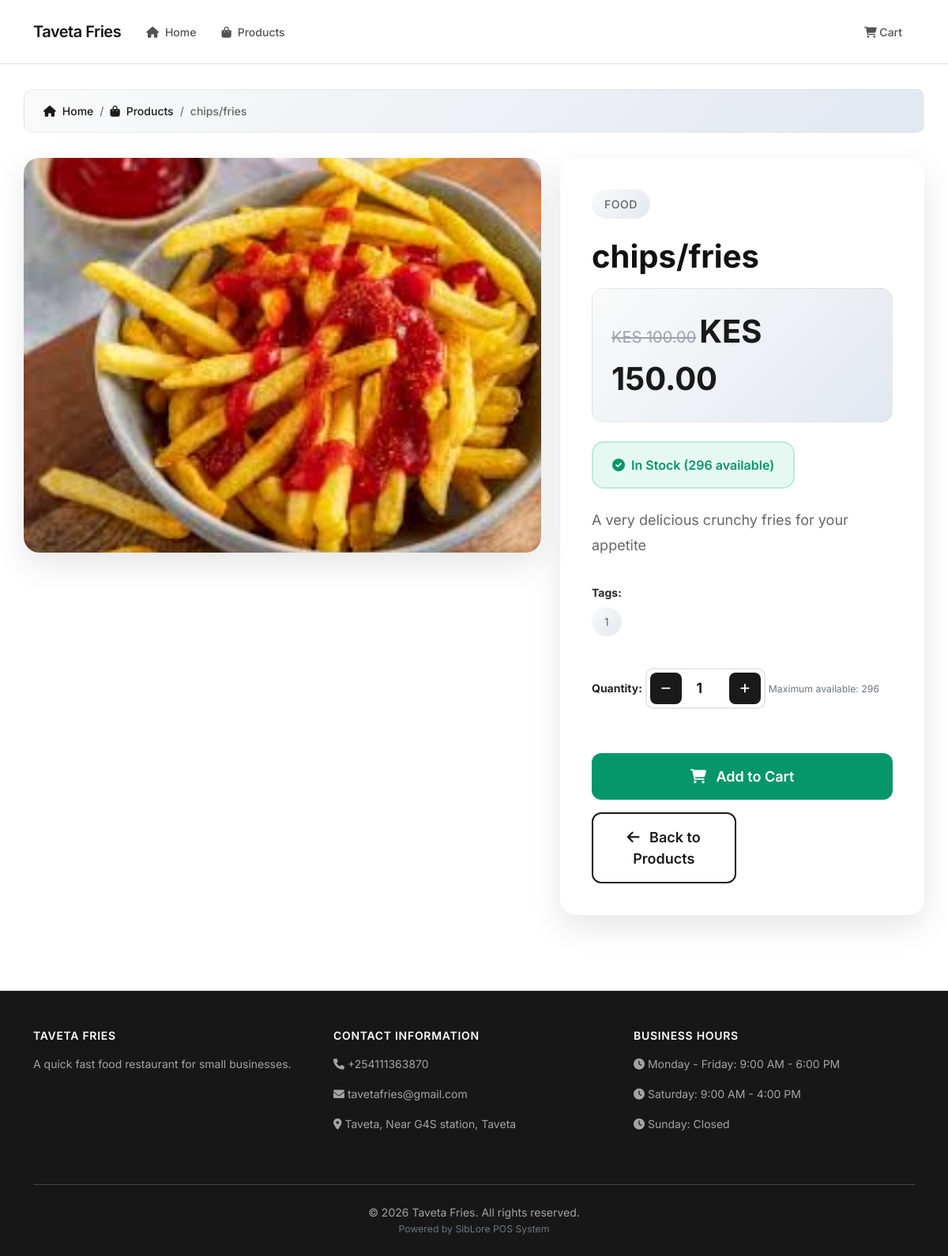
The page /shop/sammy/product/2/ on the database as committed earlier.
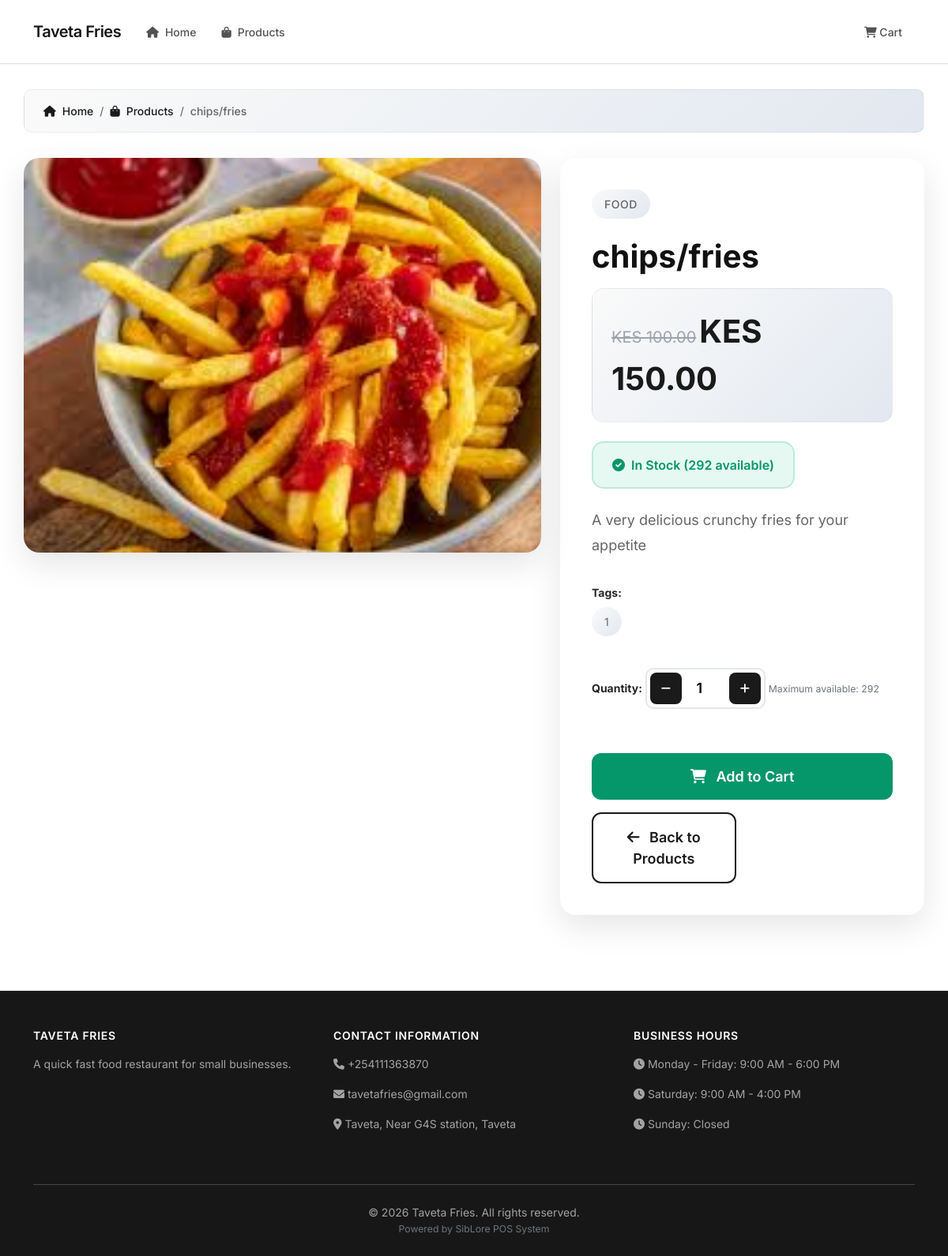
The same page on the database as committed later.
### shop_website/models.py (models this page shows, shortened)
class ShopProduct(models.Model):
    shop_profile = models.ForeignKey(ShopProfile, on_delete=models.CASCADE, related_name='website_products')
    name = models.CharField(max_length=200)
    description = models.TextField()
    price = models.DecimalField(max_digits=10, decimal_places=2, validators=[MinValueValidator(0)])
    original_price = models.DecimalField(max_digits=10, decimal_places=2, null=True, blank=True,
                                       help_text="Original price for discount display")
    image = models.ImageField(upload_to='shop_products/')
    is_featured = models.BooleanField(default=False, help_text="Show on homepage")
    is_available = models.BooleanField(default=True)
    category = models.CharField(max_length=100, help_text="Product category for website display")
    tags = models.CharField(max_length=200, blank=True, help_text="Comma-separated tags")
    stock_quantity = models.IntegerField(default=0, validators=[MinValueValidator(0)])
    created_at = models.DateTimeField(auto_now_add=True)
    updated_at = models.DateTimeField(auto_now=True)
    class Meta:
        verbose_name = "Shop Website Product"
        verbose_name_plural = "Shop Website Products"
        ordering = ['-created_at']
    @property
    def discount_percentage(self):
        if self.original_price and self.original_price > self.price:
            return round(((self.original_price - self.price) / self.original_price) * 100, 1)
        return 0
    @property
    def is_in_stock(self):
        return self.stock_quantity > 0

### shop_website/views.py (the view)
# urls.py: path('shop/<str:username>/product/<int:product_id>/', views.product_detail, name='product_detail'),
def product_detail(request, username, product_id):
    try:
        user_profile = UserProfile.objects.get(user__username=username, role='SHOP_ADMIN')
        shop_profile = get_object_or_404(ShopProfile, user_profile=user_profile, is_website_active=True)
        product = get_object_or_404(ShopProduct, id=product_id, shop_profile=shop_profile)
    except (UserProfile.DoesNotExist, ShopProduct.DoesNotExist):
        raise Http404("Product not found")
    related_products = ShopProduct.objects.filter(
        shop_profile=shop_profile,
        category=product.category,
        is_available=True,
        stock_quantity__gt=0
    ).exclude(id=product.id)[:4]
    cart_id = request.session.get(f'cart_{shop_profile.id}')
    cart = None
    cart_items_count = 0
    if cart_id:
        try:
            cart = Cart.objects.get(cart_id=cart_id)
            cart_items_count = cart.total_items
        except Cart.DoesNotExist:
            pass
    context = {
        'shop_profile': shop_profile,
        'product': product,
        'related_products': related_products,
        'cart': cart,
        'cart_items_count': cart_items_count,
    }
    return render(request, 'shop_website/product_detail.html', context)

### templates/shop_website/product_detail.html (shortened to what the changed rows need)
{% extends 'shop_website/base.html' %}
{% block content %}
<div class="container product-detail-section">
    <nav aria-label="breadcrumb">
        <ol class="breadcrumb breadcrumb-modern">
            <li class="breadcrumb-item">
                <a href="{% url 'shop_website:shop_home' shop_profile.user_profile.user.username %}">
                </a>
            </li>
            <li class="breadcrumb-item">
                <a href="{% url 'shop_website:shop_products' shop_profile.user_profile.user.username %}">
                </a>
            </li>
            <li class="breadcrumb-item active">{{ product.name }}</li>
        </ol>
    </nav>
    <div class="row">
        <div class="col-lg-7">
            <div class="product-image-container">
                <img src="{{ product.image.url }}" class="product-image" alt="{{ product.name }}">
            </div>
        </div>
        <div class="col-lg-5">
            <div class="product-info">
                <div class="product-category">{{ product.category }}</div>
                <h1 class="product-title">{{ product.name }}</h1>
                <div class="price-section">
                    {% if product.original_price %}
                    <div>
                        <span class="original-price">KES {{ product.original_price }}</span>
                        <span class="current-price">KES {{ product.price }}</span>
                    </div>
                    {% else %}
                    <div class="current-price">KES {{ product.price }}</div>
                    {% endif %}
                </div>
                <div class="stock-status-large {% if product.is_in_stock %}in-stock-large{% else %}out-of-stock-large{% endif %}">
                    {% if product.is_in_stock %}
                        <i class="fas fa-check-circle me-2"></i> In Stock ({{ product.stock_quantity }} available)
                    {% else %}
                        <i class="fas fa-times-circle me-2"></i> Out of Stock
                    {% endif %}
                </div>
                <p class="product-description">{{ product.description }}</p>
                {% if product.tags %}
                <div class="product-tags">
                    <strong class="d-block mb-2">Tags:</strong>
                    {% for tag in product.tags.split|slice:":5" %}
                    <span class="tag">{{ tag }}</span>
                    {% endfor %}
                </div>
                {% endif %}
                {% if product.is_in_stock %}
                <form method="post" action="{% url 'shop_website:add_to_cart' shop_profile.user_profile.user.username product.id %}">
                    <div class="mb-4">
                        <label class="form-label fw-bold">Quantity:</label>
                        <div class="quantity-selector">
                            <button type="button" class="quantity-btn" onclick="decrementQuantity()">
                                <i class="fas fa-minus"></i>
                            </button>
                            <input type="number" name="quantity" id="quantity" class="quantity-input" value="1" min="1" max="{{ product.stock_quantity }}">
                            <button type="button" class="quantity-btn" onclick="incrementQuantity()">
                                <i class="fas fa-plus"></i>
                            </button>
                        </div>
                        <small class="text-muted">Maximum available: {{ product.stock_quantity }}</small>
                    </div>
                    <div class="action-buttons">
                        <button type="submit" class="btn btn-add-cart-large">
                            <i class="fas fa-shopping-cart me-2"></i> Add to Cart
                        </button>
                        <a href="{% url 'shop_website:shop_products' shop_profile.user_profile.user.username %}" class="btn btn-back-large">
                            <i class="fas fa-arrow-left me-2"></i> Back to Products
                        </a>
                    </div>
                </form>
                {% endif %}
            </div>
        </div>
    </div>
</div>
{% endblock %}

Rows that differ between the two databases and show on the page:
changed ShopProduct "chips/fries": stock_quantity "296" → "292"
